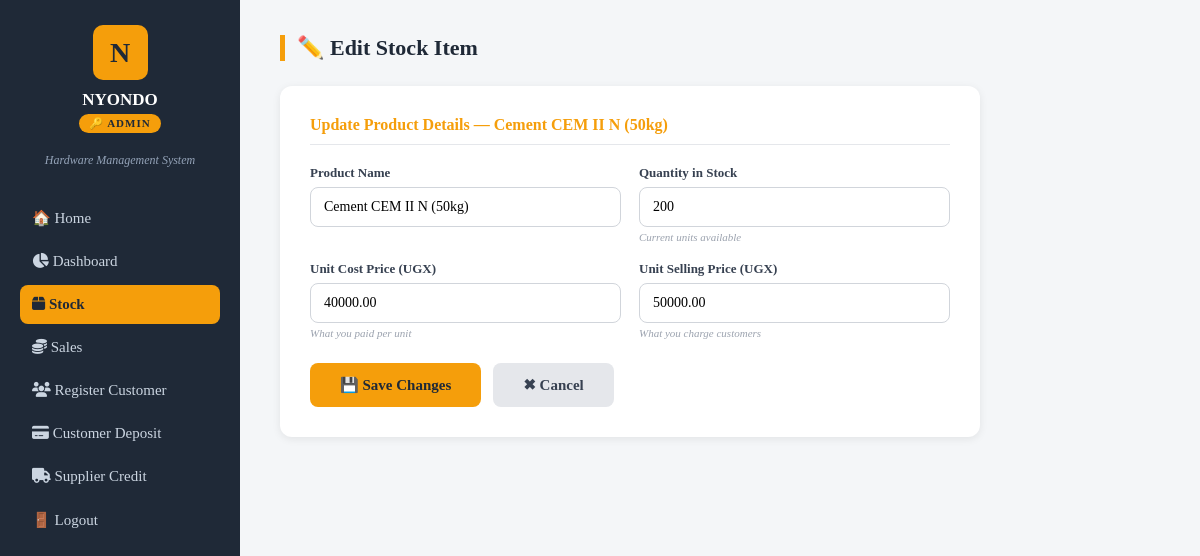
The app's page /stock/edit/8/ (signed in), older data.
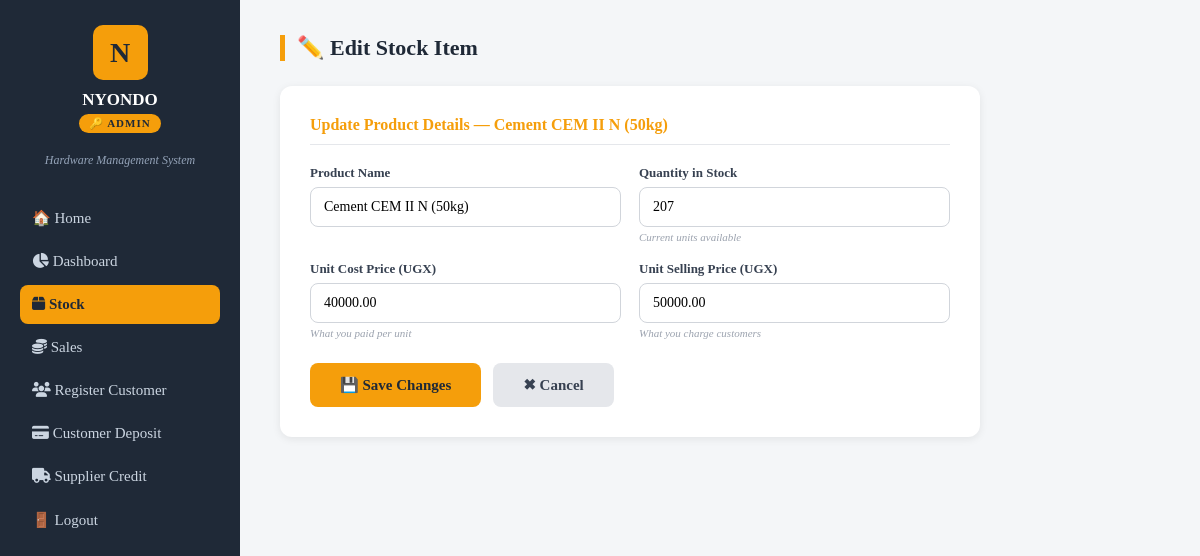
The same page, newer data.
### nyondoapp/models.py (models this page shows, shortened)
class Product(models.Model):
    name = models.CharField(max_length=200)
    unit_cost = models.DecimalField(max_digits=10, decimal_places=2)  # buying price
    unit_price = models.DecimalField(max_digits=10, decimal_places=2)  # selling price
    quantity = models.IntegerField(default=0)  # current stock level

### nyondoapp/views.py (the view, shortened to what this page needs)
# urls.py: path('stock/edit/<int:pk>/', views.stock_edit, name='stock_edit'),
@login_required
def stock_edit(request, pk):
    role = get_user_role(request.user)
    if role == 'salesperson':
        messages.error(request, 'You are not authorized to edit stock.')
        return redirect('/dashboard/salesperson/')
    product = Product.objects.get(id=pk)
    return render(request, 'stock_edit.html', {'product': product})

### nyondoapp/views.py (called while the page is built)
def get_user_role(user):
    groups = user.groups.values_list('name', flat=True)
    if 'admin' in groups:
        return 'admin'
    elif 'salesperson' in groups:
        return 'salesperson'
    elif 'stockmanager' in groups:
        return 'stockmanager'
    return None

### nyondoapp/templates/stock_edit.html (shortened to what this page needs)
<!doctype html>
<html lang="en">
  <head>
    <link rel="stylesheet" href="https://cdnjs.cloudflare.com/ajax/libs/font-awesome/6.5.1/css/all.min.css" />
  </head>
  <body>
    <div class="sidebar">
      <div class="logo-box">N</div>
      <h2>NYONDO</h2>
      {% if request.user.groups.all.0.name == 'admin' %}
      <span class="role-badge">🔑 Admin</span>
      {% elif request.user.groups.all.0.name == 'stockmanager' %}
      <span class="role-badge"><i class="fa-solid fa-box"></i> Stock Manager</span>
      {% endif %}
      <p class="tagline">Hardware Management System</p>
      <div class="menu">
        {% if request.user.groups.all.0.name == 'admin' %}
        <a onclick="window.location.href = '/'">🏠 Home</a>
        <a onclick="window.location.href = '/dashboard/admin/'"><i class="fa-solid fa-chart-pie"></i> Dashboard</a>
        <a onclick="window.location.href = '/stock/'" class="active"
          ><i class="fa-solid fa-box"></i> Stock</a
        >
        <a onclick="window.location.href = '/sales/'"><i class="fa-solid fa-coins"></i> Sales</a>
        <a onclick="window.location.href = '/customer_registration/'"
          ><i class="fa-solid fa-users"></i> Register Customer</a
        >
        <a onclick="window.location.href = '/customer_deposit/'"
          ><i class="fa-solid fa-credit-card"></i> Customer Deposit</a
        >
        <a onclick="window.location.href = '/supplier_credit/'"
          ><i class="fa-solid fa-truck"></i> Supplier Credit</a
        >
        {% endif %}
        <a onclick="window.location.href = '/logout/'">🚪 Logout</a>
      </div>
    </div>
    <div class="main">
      <div class="page-title">✏️ Edit Stock Item</div>
      <div class="form-card">
        <h3>Update Product Details — {{ product.name }}</h3>
        <form method="POST" action="/stock/edit/{{ product.id }}/">
          <div class="form-grid">
            <div>
              <label>Product Name</label>
              <input type="text" name="name" value="{{ product.name }}" />
            </div>
            <div>
              <label>Quantity in Stock</label>
              <input
                type="number"
                name="quantity"
                value="{{ product.quantity }}"
              />
              <p class="field-note">Current units available</p>
            </div>
            <div>
              <label>Unit Cost Price (UGX)</label>
              <input
                type="number"
                name="unit_cost"
                value="{{ product.unit_cost }}"
              />
              <p class="field-note">What you paid per unit</p>
            </div>
            <div>
              <label>Unit Selling Price (UGX)</label>
              <input
                type="number"
                name="unit_price"
                value="{{ product.unit_price }}"
              />
              <p class="field-note">What you charge customers</p>
            </div>
          </div>
          <div class="btn-row">
            <button class="btn-save" type="submit">💾 Save Changes</button>
            <a href="/stock/" class="btn-cancel">✖ Cancel</a>
          </div>
        </form>
      </div>
    </div>
  </body>
</html>

Row changes from the older to the newer data that the page shows:
changed Product "Cement CEM II N (50kg)": quantity "200" → "207"
